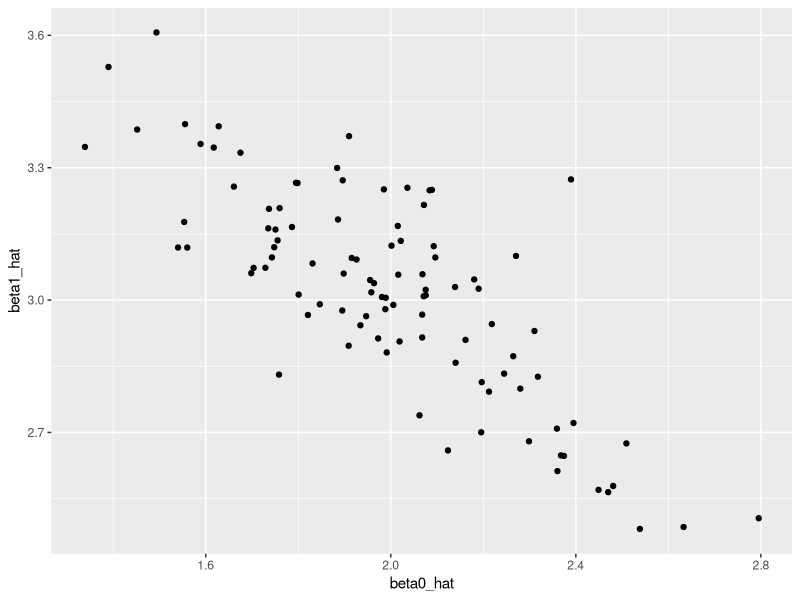
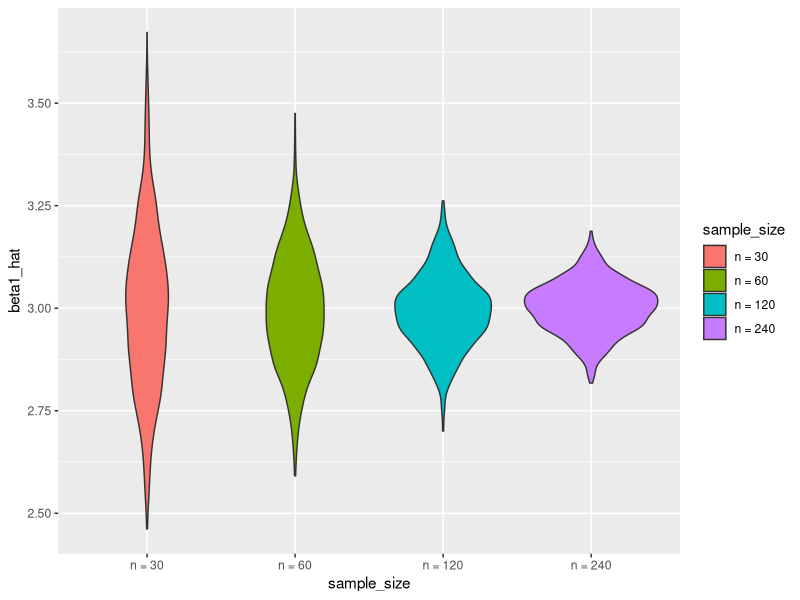
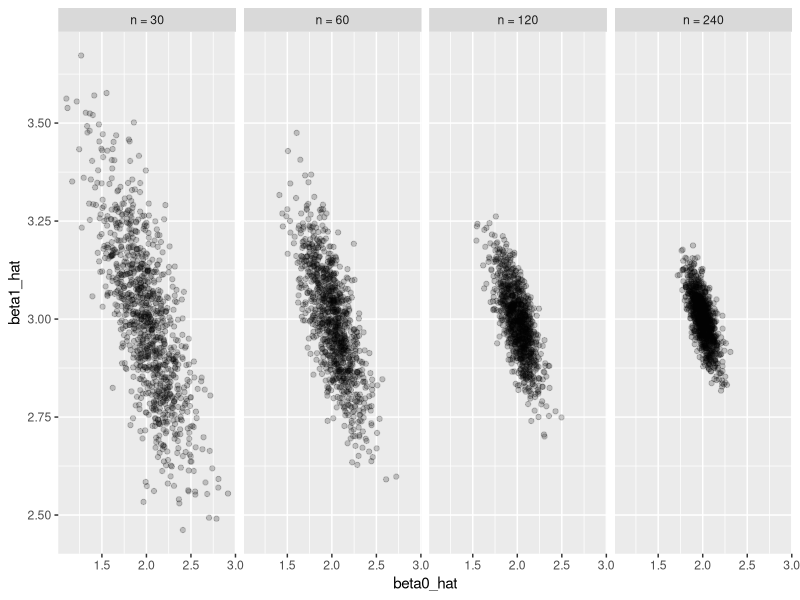

Generate these figures, in order, with R:
## ---- chunk 1
knitr::opts_chunk$set(echo = TRUE)
library(tidyverse)

set.seed(1)
## ---- chunk 2
sim_regression = function(n, beta0 = 2, beta1 = 3) {
  
  sim_data = tibble(
    x = rnorm(n, mean = 1, sd = 1),
    y = beta0 + beta1 * x + rnorm(n, 0, 1)
  )
  
  ls_fit = lm(y ~ x, data = sim_data)
  
  tibble(
    beta0_hat = coef(ls_fit)[1],
    beta1_hat = coef(ls_fit)[2]
  )
}
## ---- chunk 3
output = vector("list", 100)

for (i in 1:100) {
  output[[i]] = sim_regression(30)
}

sim_results = bind_rows(output)
## ---- chunk 4
sim_results = 
  rerun(100, sim_regression(30, 2, 3)) %>% 
  bind_rows()
## ---- chunk 5
sim_results %>% 
  ggplot(aes(x = beta0_hat, y = beta1_hat)) + 
  geom_point()
## ---- chunk 6
sim_results %>% 
  pivot_longer(
    beta0_hat:beta1_hat,
    names_to = "parameter", 
    values_to = "estimate") %>% 
  group_by(parameter) %>% 
  summarize(emp_mean = mean(estimate),
            emp_var = var(estimate)) %>% 
  knitr::kable(digits = 3)
## ---- chunk 7
n_list = list("n_30"  = 30, 
              "n_60"  = 60, 
              "n_120" = 120, 
              "n_240" = 240)
output = vector("list", length = 4)

for (i in 1:4) {
  output[[i]] = rerun(100, sim_regression(n_list[[i]])) %>% 
    bind_rows
}
## ---- chunk 8
sim_results = 
  tibble(sample_size = c(30, 60, 120, 240)) %>% 
  mutate(
    output_lists = map(.x = sample_size, ~rerun(1000, sim_regression(n = .x))),
    estimate_dfs = map(output_lists, bind_rows)) %>% 
  select(-output_lists) %>% 
  unnest(estimate_dfs)
## ---- chunk 9
sim_results %>% 
  mutate(
    sample_size = str_c("n = ", sample_size),
    sample_size = fct_inorder(sample_size)) %>% 
  ggplot(aes(x = sample_size, y = beta1_hat, fill = sample_size)) + 
  geom_violin()
## ---- chunk 10
sim_results %>% 
  mutate(
    sample_size = str_c("n = ", sample_size),
    sample_size = fct_inorder(sample_size)) %>% 
  ggplot(aes(x = beta0_hat, y = beta1_hat)) + 
  geom_point(alpha = .2) + 
  facet_grid(~sample_size)
## ---- chunk 11
sim_results %>% 
  pivot_longer(
    beta0_hat:beta1_hat,
    names_to = "parameter", 
    values_to = "estimate") %>% 
  group_by(parameter, sample_size) %>% 
  summarize(emp_mean = mean(estimate),
            emp_var = var(estimate)) %>% 
  knitr::kable(digits = 3)
